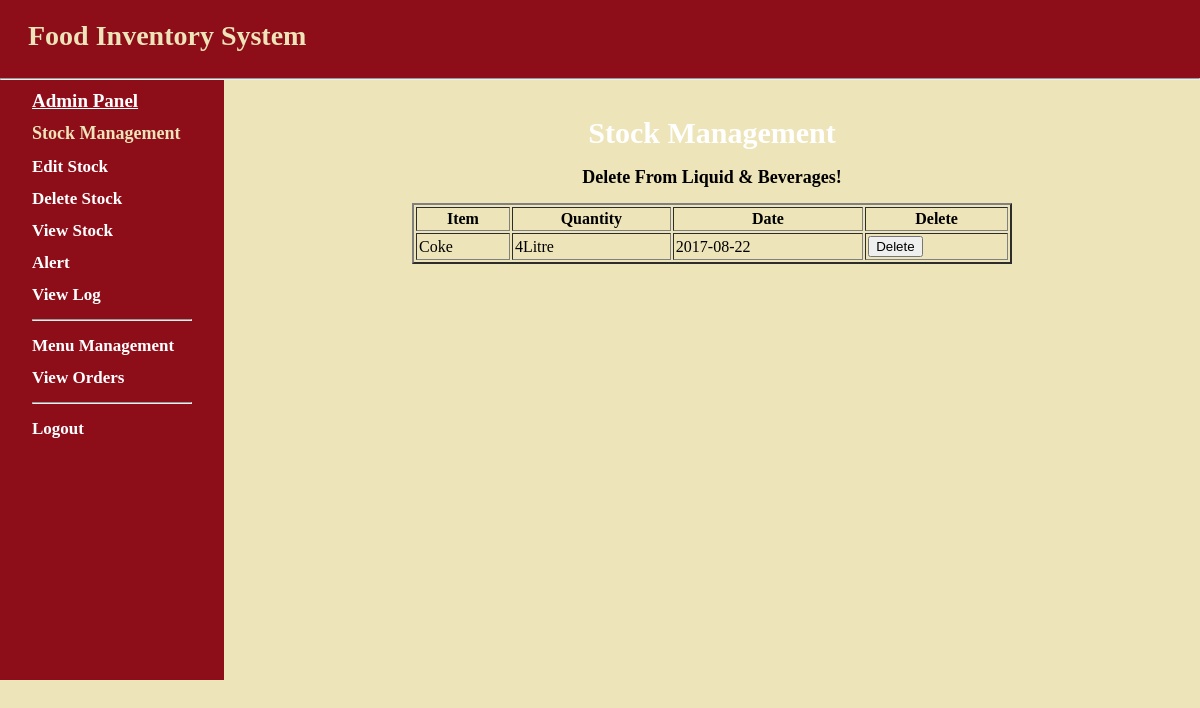
The page /Bev.php on the database its author committed.
### tables this page shows
CREATE TABLE IF NOT EXISTS `list` (
  `SN` int(11) NOT NULL AUTO_INCREMENT,
  `Item` varchar(50) NOT NULL,
  `Quantity` float NOT NULL,
  `Unit` varchar(50) NOT NULL,
  `Category` varchar(50) NOT NULL,
  `Date` date NOT NULL,
  `Rate` float NOT NULL,
  PRIMARY KEY (`SN`)
);

### public/Bev.php (the view)
<html>
<head></head>
<body>
<?php
include("index.php");
$con=mysqli_connect('127.0.0.1','root','');
mysqli_select_db($con,'foodinventory');
$sql="SElECT *FROM list where Category='Liquid & Beverages'";
$records=mysqli_query($con,$sql);
?>
<div id="main">
    <div id="navigation">
   <h1 style="text-align: left; font-family: Lucida Calligraphy; font-size:19px ;"><b><u><a href="admin.php">Admin Panel</a></u></b></h1>
<p style="font-size:18px; font-family: Minion Pro Med; color:#EEE4B9;"><b>Stock Management</b></p>
<p style="font-size: 17px; font-family:Minion Pro Med;"><a href="insert.php" ><b>Edit Stock</b></a></p>
<p style="font-size: 17px; font-family:Minion Pro Med;"><a href="delete_item.php" ><b>Delete Stock</b></a></p>
<p style="font-size: 17px; font-family:Minion Pro Med;"><a href="up2.php" ><b>View Stock</b></a></p>
<p style="font-size: 17px; font-family:Minion Pro Med;"><a href="thre.php" ><b>Alert</b></a></p>
<p style="font-size: 17px; font-family:Minion Pro Med;"><a href="log_search.php" ><b>View Log</b></a></p>
<hr />
<p style="font-size:17px; font-family: Minion Pro Med;"><a href="menupanel.php"><b>Menu Management</b> </a></p>
<p style="font-size:17px; font-family: Minion Pro Med;"><a href="display_order.php"><b>View Orders</b> </a></p>
<hr />
<p style="font-size: 17px; font-family:Minion Pro Med;"><a href="home.php"><b>Logout</b></a></p>
</div>
<br/>
<p style="text-align:center; font-size:30px; font-family: Calibri ; color:white "><b>Stock Management</b></p>
<p style="text-align: left; font-family: Lucida Calligraphy; font-size:18px; text-align:center;"><b>Delete From Liquid & Beverages!</b></p>
<table width="600px" border="2" cellpadding="2" cellspacing="2" align="center">
	<tr>
	<th>Item</th>
	<th>Quantity</th>
	<th>Date</th>
	<th>Delete</th>
	</tr>
	<?php
	while($row=mysqli_fetch_array($records))
	{
		echo "<tr>";
		echo "<td>".$row['Item']."</td>";
		echo "<td>".$row['Quantity'].$row['Unit']."</td>";
			echo "<td>".$row['Date']."</td>";
		echo "<td><a href=delete.php?id=".$row['SN']."><input type=Submit value=Delete></a></td>";
	}
	?>
</table>
<div>
<br/>
</div>
</div>
<br/>
<br/>
</body>
</html>

### public/stylesheets/basic1.css (style rules this page uses)
html { height:100%; width:100% }
body { width:100%; height:100%; margin:0; padding:0; border:0; font-family:Verdana,Arial,Helvetica,sans-serif,harrington; font-size:13px; line-height:15px; background: #EEE4B9; background-image: }
a { color:#8D0D19 }
#main { height:600px; width:100%; margin:0; padding:0; background:#EEE4B9; font-family:Cambria; font-size: 20px;; }
#navigation { float:left; width:160px; height:100%; margin:0; padding:0 2em; color:white; background:#8D0D19; font-size: 16px; text-align: left; }
#navigation a { color:white; text-decoration: none; }

### rows shown on the page
list: Item "Coke", Quantity "4", Unit "Litre", Date "2017-08-22"
